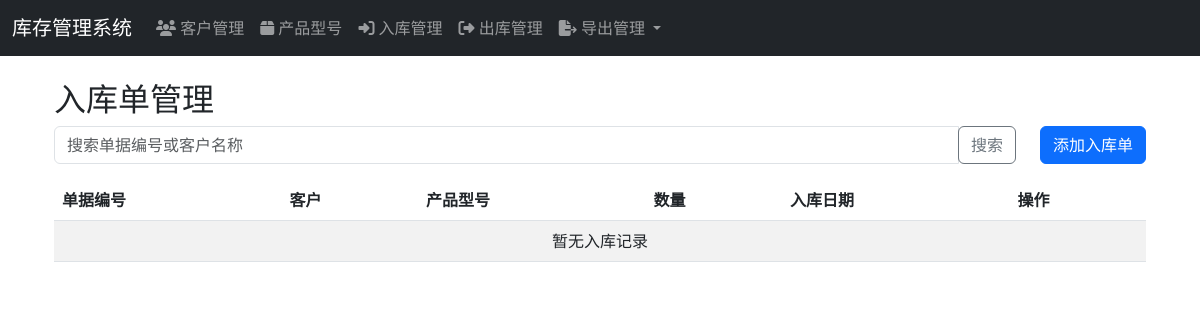
/inventory/inbound/ (signed in), run on an earlier commit of the app's database.
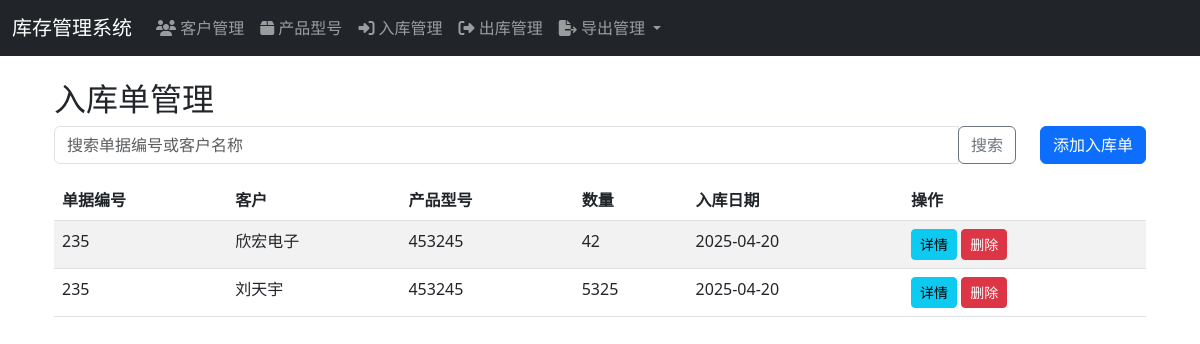
And on a later commit of the database.
### inventory/models.py (models this page shows, shortened)
class IncomingShipment(models.Model):
    document_number = models.CharField('单据编号', max_length=50)
    supplier = models.CharField('供应商', max_length=100, null=True, blank=True)
    customer = models.ForeignKey(Customer, on_delete=models.CASCADE, verbose_name='客户')
    product_type = models.ForeignKey(ProductType, on_delete=models.CASCADE, verbose_name='产品型号')
    batch_number = models.CharField('批号', max_length=50)
    quantity = models.IntegerField('数量')
    shipment_date = models.DateField('来料日期', default=timezone.now)
    notes = models.TextField('备注', blank=True)
    AUDIT_STATUS_CHOICES = [
        ('PENDING', '待审核'),
        ('APPROVED', '已审核'),
        ('REJECTED', '已驳回'),
    ]
    audit_status = models.CharField('审核状态', max_length=10, choices=AUDIT_STATUS_CHOICES, default='PENDING')
    auditor = models.ForeignKey('auth.User', on_delete=models.SET_NULL, null=True, blank=True, verbose_name='审核人')
    audit_time = models.DateTimeField('审核时间', null=True, blank=True)
    created_at = models.DateTimeField('创建时间', auto_now_add=True)
    class Meta:
        verbose_name = '来料单据'
        verbose_name_plural = '来料单据'

class Customer(models.Model):
    name = models.CharField('客户名称', max_length=100)
    contact = models.CharField('联系人', max_length=50, blank=True)
    phone = models.CharField('联系电话', max_length=20, blank=True)
    address = models.TextField('地址', blank=True)
    batch_number = models.CharField('批号', max_length=50, blank=True)
    model_spec = models.CharField('型号规格', max_length=100, blank=True)
    pin_pitch = models.CharField('针距', max_length=50, blank=True)
    unit_price = models.DecimalField('单价', max_digits=10, decimal_places=2, default=0)
    created_at = models.DateTimeField('创建时间', auto_now_add=True)
    class Meta:
        verbose_name = '客户'
        verbose_name_plural = '客户'

class ProductType(models.Model):
    customer = models.ForeignKey(Customer, on_delete=models.CASCADE, verbose_name='客户')
    name = models.CharField('型号名称', max_length=100)
    model_number = models.CharField('型号', max_length=100)
    barcode = models.CharField('条形码', max_length=50, blank=True)
    description = models.TextField('描述', blank=True)
    unit_price = models.DecimalField('单价', max_digits=10, decimal_places=2, default=0)
    created_at = models.DateTimeField('创建时间', auto_now_add=True)
    is_deleted = models.BooleanField('是否删除', default=False)
    deleted_at = models.DateTimeField('删除时间', null=True, blank=True)
    class Meta:
        verbose_name = '产品型号'
        verbose_name_plural = '产品型号'

### inventory/views.py (the view)
# urls.py: path('inbound/', views.inbound_list, name='inbound_list'),
@login_required
def inbound_list(request):
    inbound_list = IncomingShipment.objects.all().order_by('-created_at')
    paginator = Paginator(inbound_list, 10)  # 每页显示10条记录
    page = request.GET.get('page')
    inbound_shipments = paginator.get_page(page)
    return render(request, 'inventory/inbound_list.html', {
        'inbound_shipments': inbound_shipments
    })

### inventory/context_processors.py (called while the page is built)
def customers_processor(request):
    return {
        'customers': Customer.objects.all().order_by('name')
    }

### templates/inventory/inbound_list.html (shortened to what this page needs)
{% extends 'base.html' %}
{% block content %}
<div class="container mt-4">
    <h2>入库单管理</h2>
    <div class="row mb-3">
        <div class="col">
            <form class="form-inline" method="get">
                <div class="input-group">
                    <input type="text" class="form-control" name="search" value="{{ search_query }}" placeholder="搜索单据编号或客户名称">
                    <div class="input-group-append">
                        <button class="btn btn-outline-secondary" type="submit">搜索</button>
                    </div>
                </div>
            </form>
        </div>
        <div class="col-auto">
            <a href="{% url 'inventory:inbound_add' %}" class="btn btn-primary">添加入库单</a>
        </div>
    </div>
    <div class="table-responsive">
        <table class="table table-striped">
            <thead>
                <tr>
                    <th>单据编号</th>
                    <th>客户</th>
                    <th>产品型号</th>
                    <th>数量</th>
                    <th>入库日期</th>
                    <th>操作</th>
                </tr>
            </thead>
            <tbody>
                {% for inbound in inbound_shipments %}
                <tr>
                    <td>{{ inbound.document_number }}</td>
                    <td>{{ inbound.customer.name }}</td>
                    <td>{{ inbound.product_type.model_number }}</td>
                    <td>{{ inbound.quantity }}</td>
                    <td>{{ inbound.shipment_date|date:"Y-m-d" }}</td>
                    <td>
                        <a href="{% url 'inventory:inbound_detail' inbound.id %}" class="btn btn-sm btn-info">详情</a>
                        <button type="button" class="btn btn-sm btn-danger" data-bs-toggle="modal" data-bs-target="#deleteModal{{ inbound.id }}">删除</button>
                    </td>
                </tr>
                {% empty %}
                <tr>
                    <td colspan="6" class="text-center">暂无入库记录</td>
                </tr>
                {% endfor %}
            </tbody>
        </table>
    </div>
</div>
{% endblock %}

What changed in the data, as far as the page shows it:
added IncomingShipment: document_number "235", customer.name "欣宏电子", product_type.model_number "453245", quantity "42", shipment_date "2025-04-20"
added IncomingShipment: document_number "235", customer.name "刘天宇", product_type.model_number "453245", quantity "5325", shipment_date "2025-04-20"
Also different on the page:
text no longer shown: "暂无入库记录"
